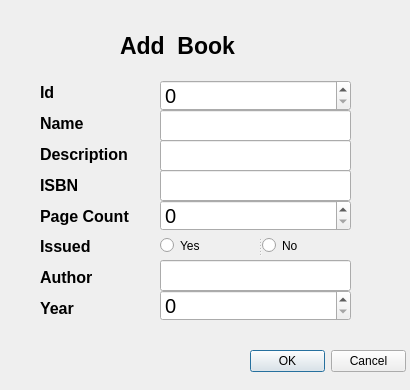
<?xml version="1.0" encoding="UTF-8"?>
<ui version="4.0">
 <class>Dialog</class>
 <widget class="QDialog" name="Dialog">
  <property name="geometry">
   <rect>
    <x>0</x>
    <y>0</y>
    <width>410</width>
    <height>390</height>
   </rect>
  </property>
  <property name="windowTitle">
   <string>add_book_Dialog</string>
  </property>
  <widget class="QLabel" name="label">
   <property name="geometry">
    <rect>
     <x>120</x>
     <y>30</y>
     <width>141</width>
     <height>31</height>
    </rect>
   </property>
   <property name="font">
    <font>
     <pointsize>17</pointsize>
     <weight>75</weight>
     <bold>true</bold>
    </font>
   </property>
   <property name="text">
    <string>Add  Book</string>
   </property>
  </widget>
  <widget class="QSpinBox" name="id_spinBox">
   <property name="enabled">
    <bool>true</bool>
   </property>
   <property name="geometry">
    <rect>
     <x>160</x>
     <y>80</y>
     <width>191</width>
     <height>31</height>
    </rect>
   </property>
   <property name="font">
    <font>
     <pointsize>15</pointsize>
    </font>
   </property>
  </widget>
  <widget class="QLineEdit" name="name_input">
   <property name="geometry">
    <rect>
     <x>160</x>
     <y>110</y>
     <width>191</width>
     <height>31</height>
    </rect>
   </property>
   <property name="font">
    <font>
     <pointsize>15</pointsize>
    </font>
   </property>
   <property name="text">
    <string/>
   </property>
  </widget>
  <widget class="QLineEdit" name="description_input">
   <property name="geometry">
    <rect>
     <x>160</x>
     <y>140</y>
     <width>191</width>
     <height>31</height>
    </rect>
   </property>
   <property name="font">
    <font>
     <pointsize>15</pointsize>
    </font>
   </property>
  </widget>
  <widget class="QLineEdit" name="isbn_input">
   <property name="geometry">
    <rect>
     <x>160</x>
     <y>170</y>
     <width>191</width>
     <height>31</height>
    </rect>
   </property>
   <property name="font">
    <font>
     <pointsize>15</pointsize>
    </font>
   </property>
  </widget>
  <widget class="QSpinBox" name="page_count_input">
   <property name="geometry">
    <rect>
     <x>160</x>
     <y>200</y>
     <width>191</width>
     <height>31</height>
    </rect>
   </property>
   <property name="font">
    <font>
     <pointsize>15</pointsize>
    </font>
   </property>
  </widget>
  <widget class="QLineEdit" name="author_input">
   <property name="geometry">
    <rect>
     <x>160</x>
     <y>260</y>
     <width>191</width>
     <height>31</height>
    </rect>
   </property>
   <property name="font">
    <font>
     <pointsize>15</pointsize>
    </font>
   </property>
  </widget>
  <widget class="QSpinBox" name="year_spinBox">
   <property name="geometry">
    <rect>
     <x>160</x>
     <y>290</y>
     <width>191</width>
     <height>31</height>
    </rect>
   </property>
   <property name="font">
    <font>
     <pointsize>15</pointsize>
    </font>
   </property>
  </widget>
  <widget class="QDialogButtonBox" name="buttonBox">
   <property name="geometry">
    <rect>
     <x>250</x>
     <y>350</y>
     <width>156</width>
     <height>23</height>
    </rect>
   </property>
   <property name="standardButtons">
    <set>QDialogButtonBox::Cancel|QDialogButtonBox::Ok</set>
   </property>
  </widget>
  <widget class="QWidget" name="layoutWidget">
   <property name="geometry">
    <rect>
     <x>40</x>
     <y>80</y>
     <width>121</width>
     <height>241</height>
    </rect>
   </property>
   <layout class="QVBoxLayout" name="verticalLayout">
    <item>
     <widget class="QLabel" name="label_2">
      <property name="font">
       <font>
        <pointsize>12</pointsize>
        <weight>75</weight>
        <bold>true</bold>
       </font>
      </property>
      <property name="text">
       <string>Id</string>
      </property>
     </widget>
    </item>
    <item>
     <widget class="QLabel" name="label_3">
      <property name="font">
       <font>
        <pointsize>12</pointsize>
        <weight>75</weight>
        <bold>true</bold>
       </font>
      </property>
      <property name="text">
       <string>Name</string>
      </property>
     </widget>
    </item>
    <item>
     <widget class="QLabel" name="label_4">
      <property name="font">
       <font>
        <pointsize>12</pointsize>
        <weight>75</weight>
        <bold>true</bold>
       </font>
      </property>
      <property name="text">
       <string>Description</string>
      </property>
     </widget>
    </item>
    <item>
     <widget class="QLabel" name="label_5">
      <property name="font">
       <font>
        <pointsize>12</pointsize>
        <weight>75</weight>
        <bold>true</bold>
       </font>
      </property>
      <property name="text">
       <string>ISBN</string>
      </property>
     </widget>
    </item>
    <item>
     <widget class="QLabel" name="label_6">
      <property name="font">
       <font>
        <pointsize>12</pointsize>
        <weight>75</weight>
        <bold>true</bold>
       </font>
      </property>
      <property name="text">
       <string>Page Count</string>
      </property>
     </widget>
    </item>
    <item>
     <widget class="QLabel" name="label_8">
      <property name="font">
       <font>
        <pointsize>12</pointsize>
        <weight>75</weight>
        <bold>true</bold>
       </font>
      </property>
      <property name="text">
       <string>Issued</string>
      </property>
     </widget>
    </item>
    <item>
     <widget class="QLabel" name="label_9">
      <property name="font">
       <font>
        <pointsize>12</pointsize>
        <weight>75</weight>
        <bold>true</bold>
       </font>
      </property>
      <property name="text">
       <string>Author</string>
      </property>
     </widget>
    </item>
    <item>
     <widget class="QLabel" name="label_7">
      <property name="font">
       <font>
        <pointsize>12</pointsize>
        <weight>75</weight>
        <bold>true</bold>
       </font>
      </property>
      <property name="text">
       <string>Year</string>
      </property>
     </widget>
    </item>
   </layout>
  </widget>
  <widget class="QSplitter" name="splitter">
   <property name="geometry">
    <rect>
     <x>160</x>
     <y>230</y>
     <width>191</width>
     <height>31</height>
    </rect>
   </property>
   <property name="orientation">
    <enum>Qt::Horizontal</enum>
   </property>
   <widget class="QRadioButton" name="issued_yes">
    <property name="text">
     <string>Yes</string>
    </property>
   </widget>
   <widget class="QRadioButton" name="issued_no">
    <property name="text">
     <string>No</string>
    </property>
   </widget>
  </widget>
 </widget>
 <resources/>
 <connections/>
</ui>
